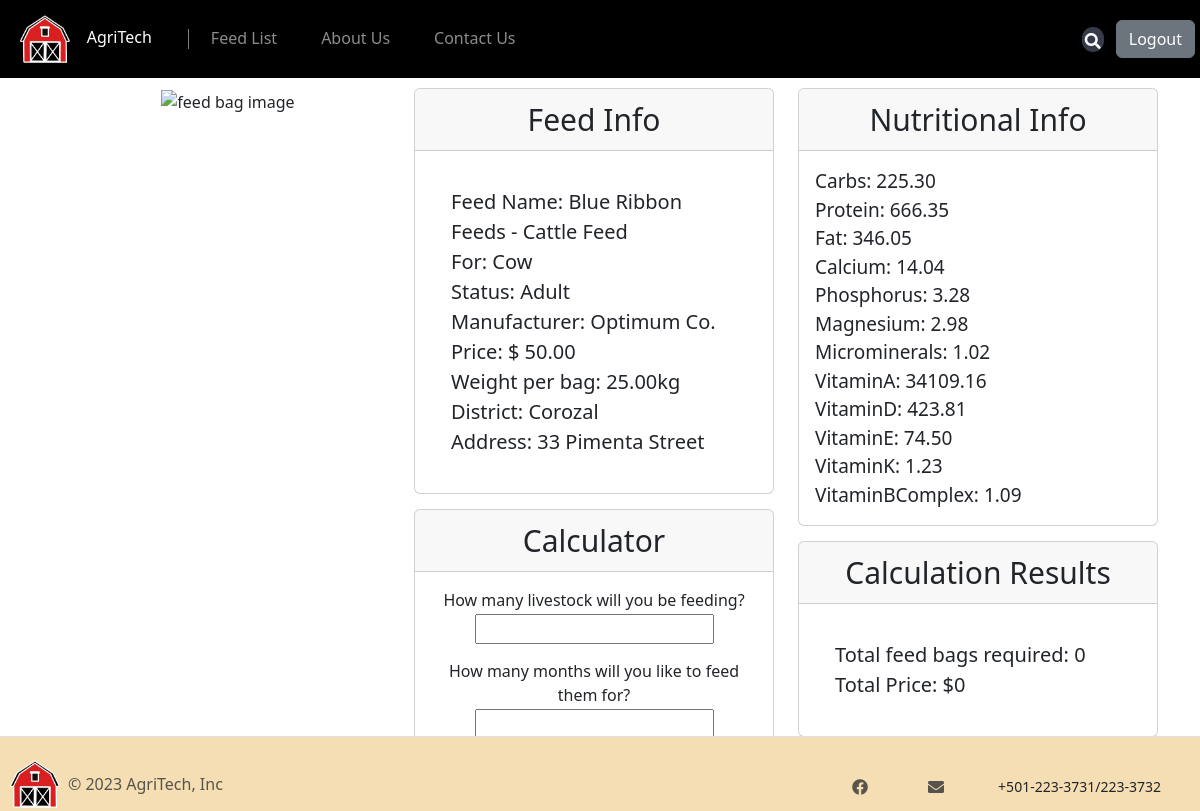
Screenshot of /feed.php?FeedID=2 with the database file from the repository.
### tables this page shows
CREATE TABLE `feeds` (
  `FeedID` int(4) NOT NULL,
  `FeedName` varchar(50) NOT NULL,
  `Manufacturer` varchar(50) NOT NULL,
  `AnimalType` varchar(20) NOT NULL,
  `AnimalStatus` varchar(20) NOT NULL,
  `Price` decimal(10,2) NOT NULL,
  `WeightPerBag` decimal(10,2) NOT NULL,
  `Description` varchar(250) NOT NULL,
  `District` varchar(50) NOT NULL,
  `Address` varchar(50) NOT NULL,
  `ProductCover` varchar(150) NOT NULL
);

CREATE TABLE `nutrition` (
  `NutritionID` int(4) NOT NULL,
  `FeedID` int(4) NOT NULL,
  `Carbs` decimal(10,2) NOT NULL,
  `Protein` decimal(10,2) NOT NULL,
  `Fat` decimal(10,2) NOT NULL,
  `Calcium` decimal(10,2) NOT NULL,
  `Phosphorus` decimal(10,2) NOT NULL,
  `Magnesium` decimal(10,2) NOT NULL,
  `Microminerals` decimal(10,2) NOT NULL,
  `TotalMinerals` decimal(10,2) NOT NULL,
  `VitaminA` decimal(10,2) NOT NULL,
  `VitaminD` decimal(10,2) NOT NULL,
  `VitaminE` decimal(10,2) NOT NULL,
  `VitaminK` decimal(10,2) NOT NULL,
  `VitaminBComplex` decimal(10,2) NOT NULL,
  `TotalVitamins` decimal(10,2) NOT NULL
);

### feed.php (the view, shortened to what this page needs)
<?php
include "header.php";
if (isset($_GET['FeedID'])) {
  $FeedID = $_GET['FeedID'];
  $stmt = mysqli_prepare($con,
  "SELECT FeedName, Manufacturer, AnimalType, AnimalStatus, Price, WeightPerBag, District, Address
  FROM feeds
  WHERE FeedID = ?");
  mysqli_stmt_bind_param($stmt, "i", $FeedID);
  mysqli_stmt_execute($stmt);
  $data = mysqli_stmt_get_result($stmt);
  $result = mysqli_fetch_assoc($data);
  $name = $result['FeedName'];
  $manufac = $result['Manufacturer'];
  $type = $result['AnimalType'];
  $status = $result['AnimalStatus'];
  $price = $result['Price'];
  $weight = $result['WeightPerBag'];
  $district = $result['District'];
  $address = $result['Address'];
  $sql = mysqli_prepare($con,
  "SELECT
  Carbs, Protein, Fat, Calcium, Phosphorus, Magnesium, Microminerals,
  VitaminA, VitaminD, VitaminE, VitaminK, VitaminBComplex
  FROM nutrition WHERE FeedID = ?");
  mysqli_stmt_bind_param($sql, "i", $FeedID);
  mysqli_stmt_execute($sql);
  $data_nutrients = mysqli_stmt_get_result($sql);
  $nut = mysqli_fetch_assoc($data_nutrients);
} else {
  header("Location: error.php?error=feedidnotset");
}
?>
<div class="container text-center" style="margin-top: 10px; margin-bottom: 10px;">
  <div class="row g-0">
    <div class="col-md-4">
      <img alt="feed bag image" style="height: 300px; width: 200px;">
    </div>
    <div class="col-md-8">
      <div class="row d-flex flex-row">
        <div class="col-md-6">
          <div class="card flex-column">
            <div class="card-header" style="font-size: 30px;">Feed Info</div>
            <div class="card-body text-start">
              <div style="padding: 20px;">
                <span style="font-size: 20px;">
                  <span style='font-weight: 500;'>Feed Name: </span><?php echo $name ?> <br>
                  <span style='font-weight: 500;'>For: </span><?php echo $type ?> <br>
                  <span style='font-weight: 500;'>Status: </span><?php echo $status ?> <br>
                  <span style='font-weight: 500;'>Manufacturer: </span><?php echo $manufac ?> <br>
                  <span style='font-weight: 500;'>Price: $ </span><?php echo $price ?> <br>
                  <span style='font-weight: 500;'>Weight per bag: </span><?php echo $weight ?>kg <br>
                  <span style='font-weight: 500;'>District: </span><?php echo $district ?> <br>
                  <span style='font-weight: 500;'>Address: </span><?php echo $address ?> <br>
                </span>
              </div>
            </div>
          </div>
          <div class="card flex-column" style="margin-top: 15px;">
            <div class="card-header" style="font-size: 30px;">Calculator</div>
            <div class="card-body">
              <form action="php/calculate.php" method="post">
                <p style="margin-bottom: 2px;">How many livestock will you be feeding?</p>
                <input type="number" style="margin-bottom: 15px;" name="number">
                <p style="margin-bottom: 2px;">How many months will you like to feed them for?</p>
                <input type="number" style="margin-bottom: 15px;" name="months"> <br>
              </form>
            </div>
          </div>
        </div>
        <div class="col-md-6">
          <div class="card flex-column">
            <div class="card-header" style="font-size: 30px;">Nutritional Info</div>
            <div class="card-body text-start">
              <div>
                <span style="font-size: 19px;">
                  <?php
                    foreach ($nut as $column_name => $data) {
                      echo "<span style='font-weight: 500;'>" . $column_name . "</span>" . ": " . $data . "<br>";
                    }
                  ?>
                </span>
              </div>
            </div>
          </div>
          <div class="card flex-column" style="margin-top: 15px;">
            <div class="card-header" style="font-size: 30px;">Calculation Results</div>
            <div class="card-body text-start">
              <div style="padding: 20px;">
                <span style="font-size: 20px;">
                  <span style='font-weight: 500;'>Total feed bags required: </span><?php echo round($_SESSION['totalbags']); ?> <br>
                  <span style='font-weight: 500;'>Total Price: $</span><?php echo round($_SESSION['totalprice'], 2); ?>
                </span>
              </div>
            </div>
          </div>
        </div>
      </div>
    </div>
  </div>
</div>
<?php
include "footer.php";
?>

### rows the page displays
feeds: FeedName "Blue Ribbon Feeds - Cattle Feed", AnimalType "Cow", AnimalStatus "Adult", Manufacturer "Optimum Co.", Price "50.00", WeightPerBag "25.00", District "Corozal", Address "33 Pimenta Street"
nutrition: Carbs "225.30", Protein "666.35", Fat "346.05", Calcium "14.04", Phosphorus "3.28", Magnesium "2.98", Microminerals "1.02", VitaminA "34109.16", VitaminD "423.81", VitaminE "74.50", VitaminK "1.23", VitaminBComplex "1.09"

### other values shown
$column_name "Carbs"
$column_name "Protein"
$column_name "Fat"
$column_name "Calcium"
$column_name "Phosphorus"
$column_name "Magnesium"
$column_name "Microminerals"
$column_name "VitaminA"
$column_name "VitaminD"
$column_name "VitaminE"
$column_name "VitaminK"
$column_name "VitaminBComplex"
$_SESSION['totalbags'] "0"
$_SESSION['totalprice'] "0"
